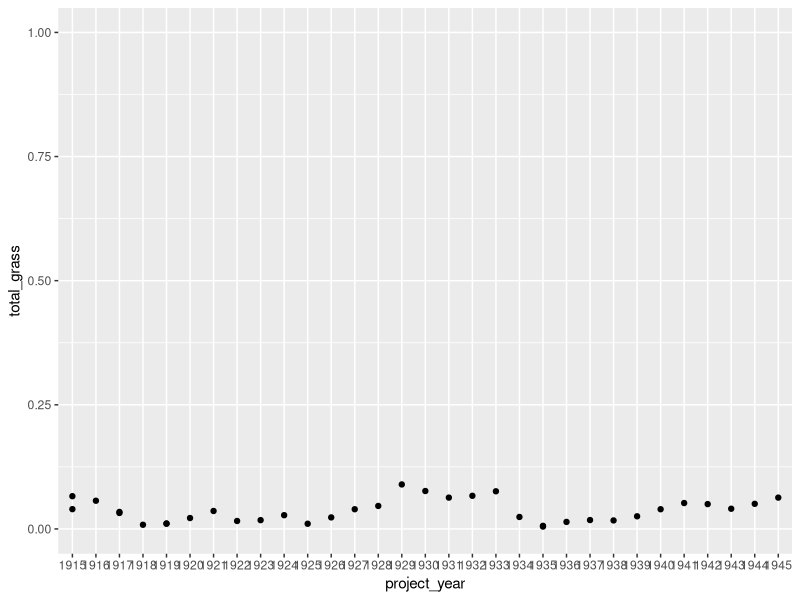

Source code (R):
# starting to look at variability in grass cover and community composition
library(dplyr)
library(ggplot2)
library(vegan)

shrub_grass = read.csv('data/quadrat_veg.csv')
species_veg = read.csv('data/all_species_counts_cover.csv')

test = dplyr::filter(shrub_grass, quadrat=='A1', year<1946)

mean(vegdist(test[,c('total_shrub','total_grass')],method='bray'))

ggplot(test, aes(x=project_year, y=total_grass)) +
  geom_point() +
  ylim(0,1)

var(test$total_grass)
sd(test$total_grass)
mean(test$total_grass)

# consecutive disparity index? Fernandez-Martinez et al 2018
# D works well with non-Gaussian data; takes into account order of observations-- assesses the average rate of change beween consecutive values
# PV works well with non-Gaussian data, but also does not take order into account (use for spatial variation)

# does spatial CV increase through time, indicative of shrub encroachment transition?